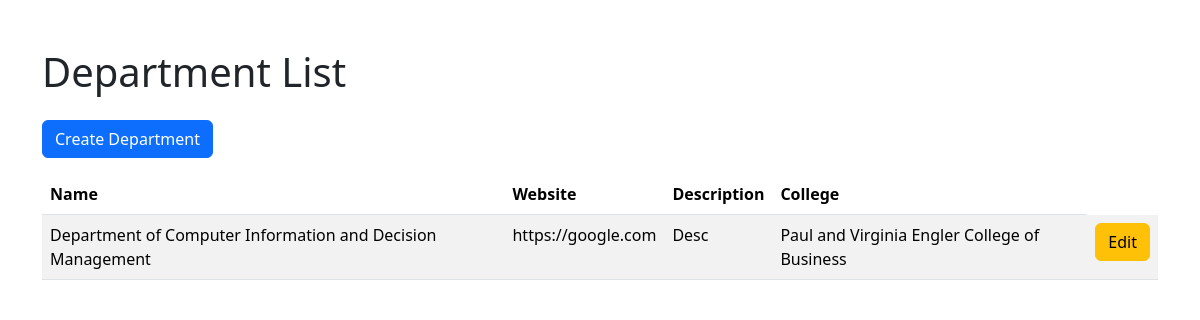
Screenshot of /departments/ with the database file from the repository.
### data/models.py (models this page shows, shortened)
class Department(models.Model):
    department_name = models.CharField(
        max_length=100, help_text="The name of the Department."
    )
    department_description = models.CharField(
       blank=True, null=True, max_length=200, help_text="The description of the Department."
    )
    department_website = models.URLField(blank=True,null=True,help_text="The website of the Department.")
    college = models.ForeignKey(College, on_delete=models.CASCADE)

class College(models.Model):
    college_name = models.CharField(
        max_length=100, help_text="The name of the College."
    )
    college_website = models.URLField(blank=True,null=True,help_text="The website of the College.")
    college_description = models.CharField(
        blank=True,null=True, max_length=200, help_text="The description of the College."
    )

### data/views.py (the view)
# urls.py: path("departments/", views.department_list, name="department_list"),
def department_list(request):
    departments = Department.objects.select_related("college").all()
    return render(request,"department/department-list.html",{'departments':departments})

### data/templates/department/department-list.html
{% extends 'base.html' %}
{% block content %}
<h1 class="display-6 mb-4">Department List</h1>
<a href="/departments/new" class="btn btn-primary mb-3">Create Department</a>
<table class="table table-striped">
    <thead>
        <tr>
            <th scope="col">Name</th>
            <th scope="col">Website</th>
            <th scope="col">Description</th>
            <th scope="col">College</th>
        </tr>
    </thead>
    <tbody>
        {% for department in departments %}
        <tr>
            <td>{{ department.department_name }}</td>
            <td>{{ department.department_website }}</td>
            <td>{{ department.department_description }}</td>
            <td>{{ department.college.college_name }}</td>
            <td><a href="/departments/{{ department.id }}" class="btn btn-warning">Edit</a></td>
        </tr>
        {% endfor %}
    </tbody>
</table>
{% endblock %}

### rows the page displays
Department: department_name "Department of Computer Information and Decision Management", department_website "https://google.com", department_description "Desc", college.college_name "Paul and Virginia Engler College of Business"
